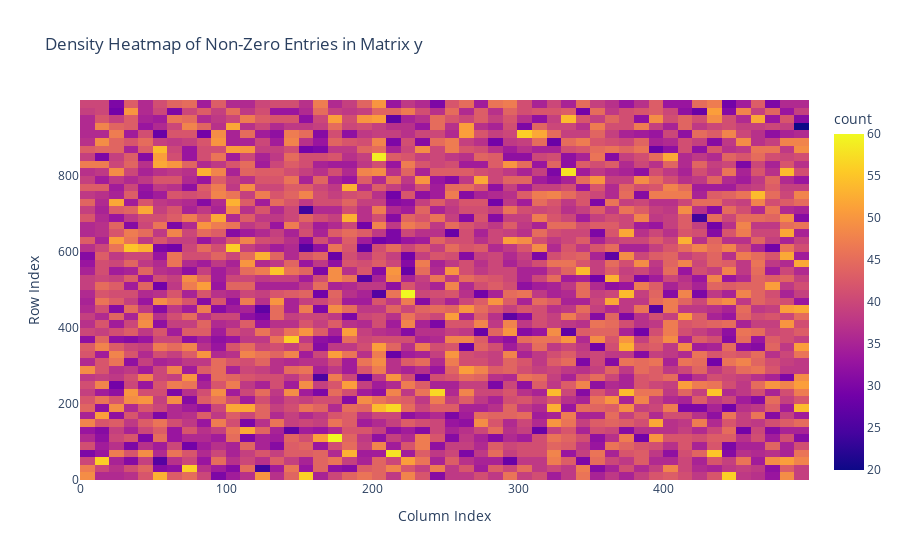

Notebook cell for this chart:
### Markdown cell above
### Density heatmap of matrix y

### Code cell
import plotly.express as px

# Extract row and column indices of non-zero entries
rows, cols = y.nonzero()

# Create a density heatmap (2D histogram) of non-zero entries
fig_density = px.density_heatmap(x=cols, y=rows, nbinsx=50, nbinsy=50,
                                 labels={"x": "Column Index", "y": "Row Index"},
                                 title="Density Heatmap of Non-Zero Entries in Matrix y")
fig_density.show()

### Figure 1 — Plotly figure (JSON) as saved in the notebook; plotly's stock layout.template omitted (floating-point values rounded to 4 significant figures; data arrays with more than 128 entries replaced by an {"elided": "..."} marker saying what was removed)
{"data": [{"coloraxis": "coloraxis", "hovertemplate": "Column Index=%{x}<br>Row Index=%{y}<br>count=%{z}<extra></extra>", "name": "", "nbinsx": 50, "nbinsy": 50, "type": "histogram2d", "x": {"elided": "100000 int values"}, "xaxis": "x", "xbingroup": "x", "y": {"elided": "100000 int values"}, "yaxis": "y", "ybingroup": "y"}], "layout": {"coloraxis": {"colorbar": {"title": {"text": "count"}}, "colorscale": [[0, "#0d0887"], [0.1111, "#46039f"], [0.2222, "#7201a8"], [0.3333, "#9c179e"], [0.4444, "#bd3786"], [0.5556, "#d8576b"], [0.6667, "#ed7953"], [0.7778, "#fb9f3a"], [0.8889, "#fdca26"], [1, "#f0f921"]]}, "legend": {"tracegroupgap": 0}, "title": {"text": "Density Heatmap of Non-Zero Entries in Matrix y"}, "xaxis": {"anchor": "y", "domain": [0, 1], "title": {"text": "Column Index"}}, "yaxis": {"anchor": "x", "domain": [0, 1], "title": {"text": "Row Index"}}}}
